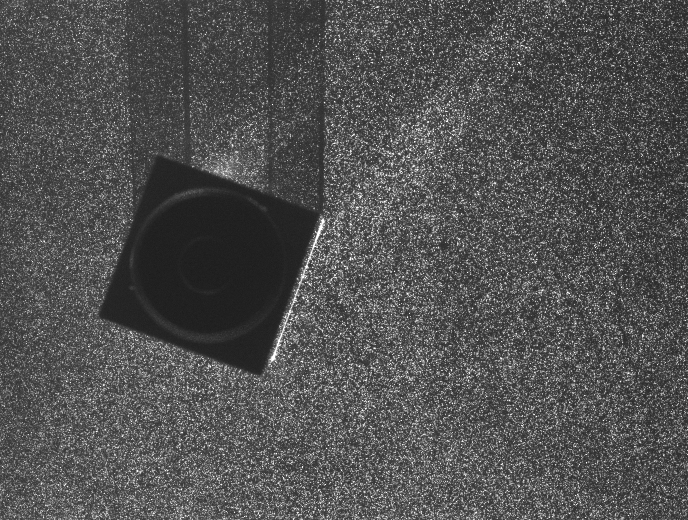
%> input picture piv/Image_0001_a.tif, 1376 x 1040 px (shown at 1/2 size)
$ octave piv.m   (GNU Octave 9; MATLAB toolbox functions it lacks are replaced by stand-ins)
%> lines starting %> are read from the running program, lines starting %| are printed output that depends on the picture
%% Self made code to post-process PIV image pair

% Inputs:
img1name = 'Image_0001_a.tif';
img2name = 'Image_0001_b.tif';

Ninter = 32; % interrogation width in pixels
tol = 1.; % min SNR ratio
img1 = imread(img1name);
%> img1 is the input picture: size 1040x1376 uint8; min 22, max 255, mean 81.4
img2 = imread(img2name);
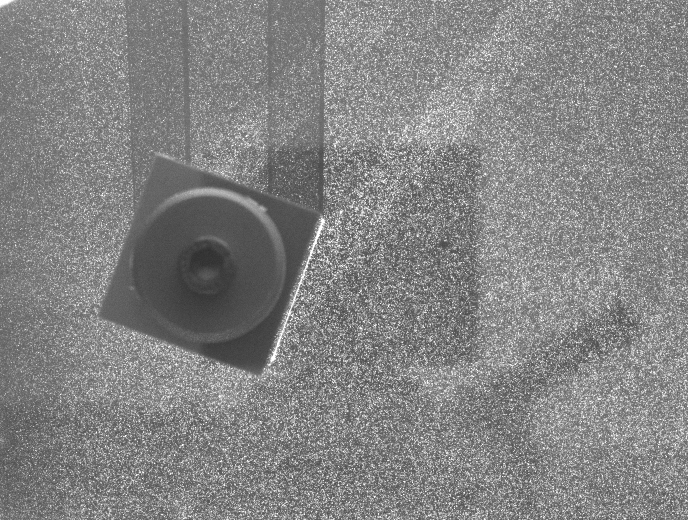
%> input picture piv/Image_0001_b.tif, 1376 x 1040 px (shown at 1/2 size)
%> img2 is the input picture: size 1040x1376 uint8; min 39, max 255, mean 131.3
img1 = img1(1:1024,1:1344);
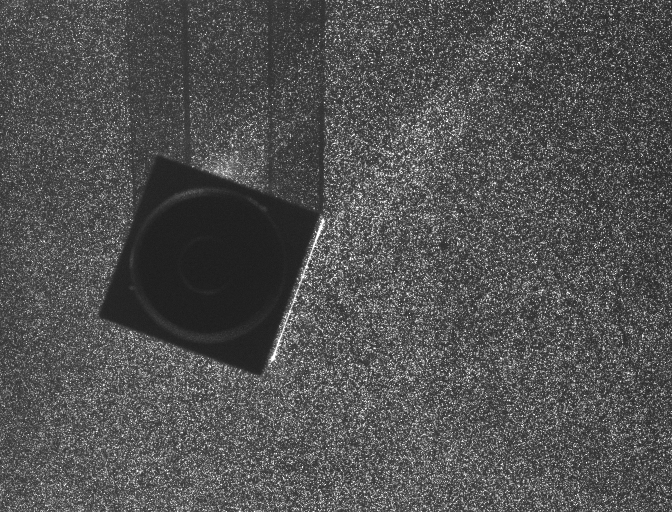
%> img1: size 1024x1344 uint8 (shown at 1/2 size); min 22, max 255, mean 81.3
img2 = img2(1:1024,1:1344);
%> img2: size 1024x1344 uint8
DoPlot = 0;

[ht, wd] = size(img1); % image dimensions in px
%> ht = 1024; wd = 1344
%% 1. Overlay the image over each other
if DoPlot == 1
figure(1)
imshow(0.5*img1 + 0.5*img2)
end
%% 2. Use cross-correlation

Nwd = wd / Ninter; Nht = ht / Ninter;
%> after `Nwd = wd / Ninter`: Nwd = 42
%> after `Nht = ht / Ninter`: Nht = 32

% Assemble the interrogation windows matrix:
I1 = zeros(Nht,Nwd,Ninter,Ninter); I2 = I1; dispx = zeros(Nht,Nwd); dispy = dispx;
corrMat = zeros(Nht,Nwd,Ninter*2-1,Ninter*2-1);
SNR = dispx;
for i = 1:Nht % row
    for j = 1:Nwd % column
        mat1 = img1((i-1)*Ninter + 1:i*Ninter,(j-1)*Ninter + 1:j*Ninter);
        mat2 = img2((i-1)*Ninter + 1:i*Ninter,(j-1)*Ninter + 1:j*Ninter);
        I1(i,j,:,:) = mat1;
        I2(i,j,:,:) = mat2;
        mat1 = mat1 - mean(mat1,'all');
        mat2 = mat2 - mean(mat2,'all');
        corr = xcorr2(mat1,mat2) ./ (std(double(mat1),0,'all')*std(double(mat2),0,'all'));
        corrMat(i,j,:,:) = corr;
        [peak1, id] = max(corr,[],'all');
        [dx, dy] = ind2sub(size(corr),id);
        corr(id) = 0;
        [peak2, id2] = max(corr,[],'all');
        SNR(i,j) = peak1/peak2;
        dispx(i,j) = dx - Ninter;
        dispy(i,j) = dy - Ninter;
        if SNR(i,j) < tol
            dispx(i,j) = nan;
            dispy(i,j) = nan;
        end
    end
end
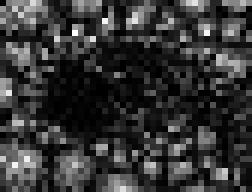
%> SNR: size 32x42 double (shown 6 times larger); min 1, max 2.01, mean 1.21; drawn with min black and max white
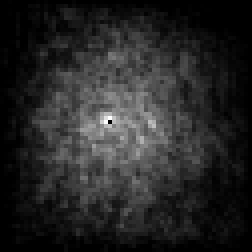
%> corr: size 63x63 double (shown 4 times larger); min 0, max 393.5, mean 59.5; drawn with min black and max white
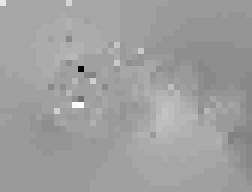
%> dispx: size 32x42 double (shown 6 times larger); min -27, max 16, mean -0.141; drawn with min black and max white
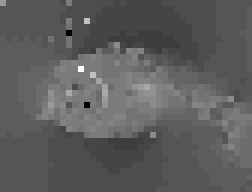
%> dispy: size 32x42 double (shown 6 times larger); min -16, max 17, mean -3.96; drawn with min black and max white


% Visualize the interrogation window
if DoPlot == 1
figure(2)
subplot(1,3,1)
imshow(squeeze(uint8(I1(10,10,:,:))));
subplot(1,3,2)
imshow(squeeze(uint8(I2(10,10,:,:))));
subplot(1,3,3)
imshow(squeeze(uint8(I1(10,10,:,:))*0.5 + uint8(I2(10,10,:,:))*0.5));

figure(3)
surf(squeeze(corrMat(15,15,:,:)))

figure(4)
quiver(dispy,dispx)
end
%
%
% function C = myCorr(mat1,mat2) %updated correlation function
%     [M, N] = size(mat1);
%
% end

figure(10)
imshow(0.5*img1 + 0.5*img2); hold on;
quiver(Ninter/2:Ninter:wd,Ninter/2:Ninter:ht,dispy,dispx);
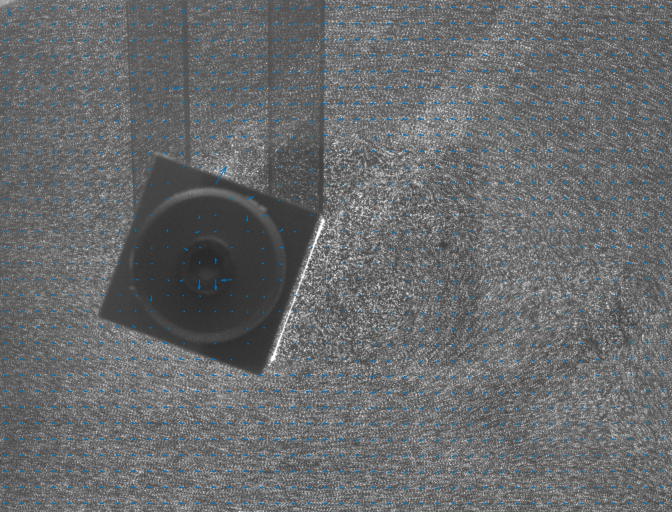
%> figure redrawn from the program's plot data; shown at 1/2 size
